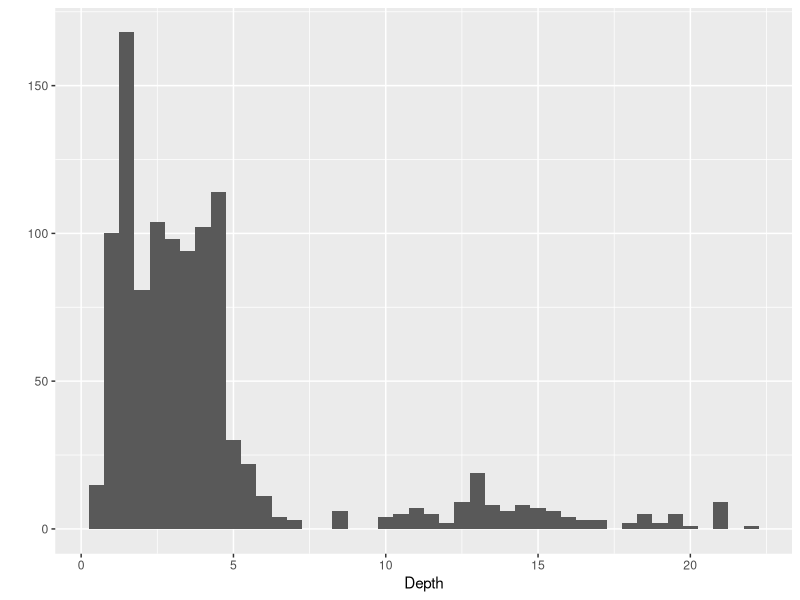
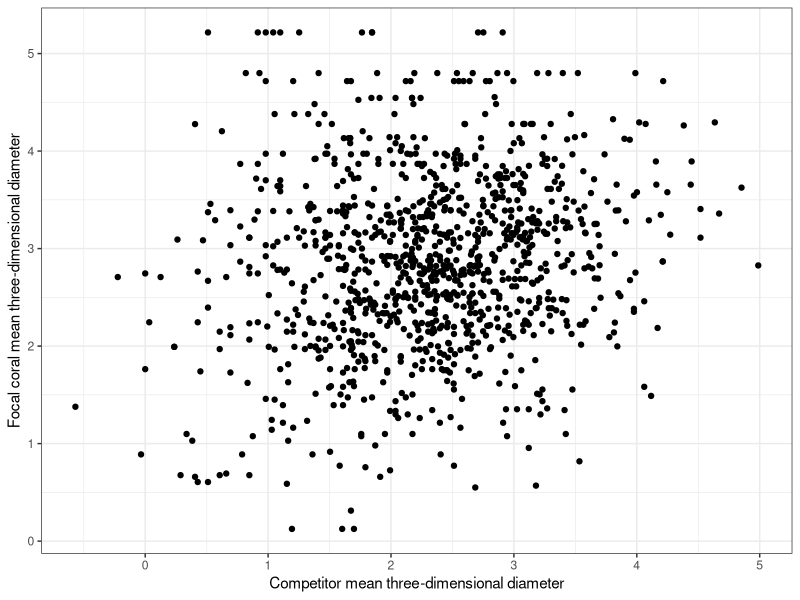
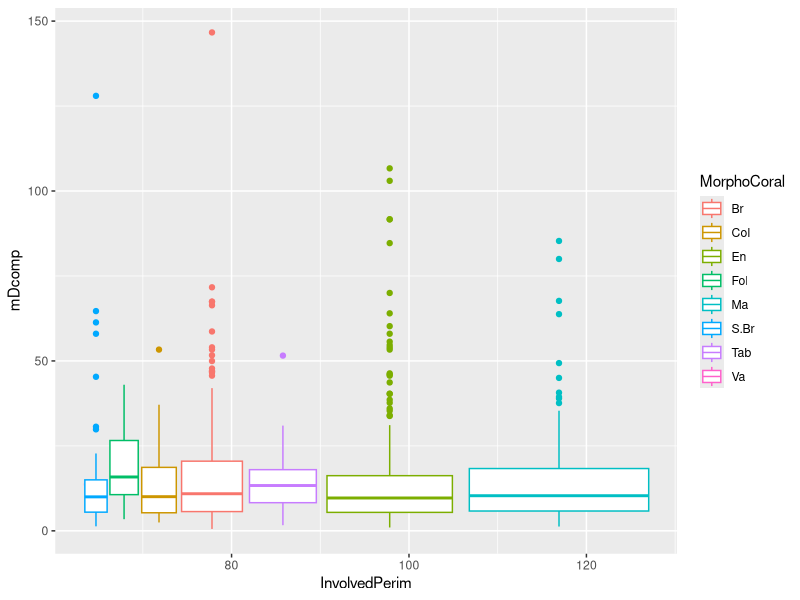
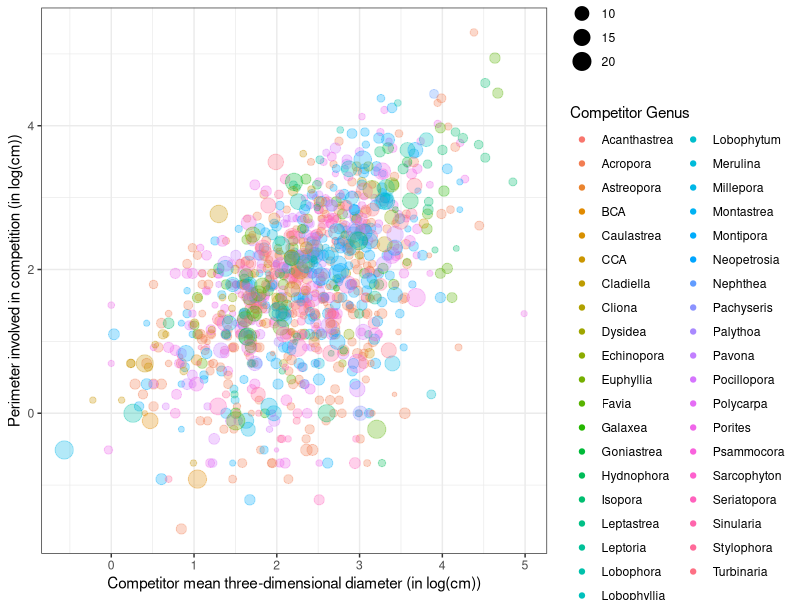

Reproduce these figures in R, in order.
# Part 1

# 1. A regular save rewrite the current version of the file. 
#To commit something with Git is similar to saving but it allows for version control tracking.
#Each commit acts as a record the can be gone back too or used to restore work
#Branching allows for two separate commit history to exist in parallel.
#This branched versions can then be merge into the same commit file. 

# 2. Commits through Git allow for version control which can be shared with other users.
#It is also an easy way to track changes.

# 3. .gitignore contains files that Git has been told by the user to ignore. 
#This includes any the user does not committed into the GitHub repository.
#This means it will not show up in the official version.

# 4. You would 'push' our official version of containing your Git files to GitHub 
#and 'pull' changes from GitHub to synchronize with your version.

# 5. Git a version control program allowing for commits 
#is a local repository where GitHub is an online repository where
#files can be pushed and pulled from. This allows for multiple people to work on
#the same git repository


# 6. @JoelSagman

#Part 2 
#Kayal, Mohsen; Adjeroud, Mehdi (2022), Data from: 
# the war of corals: patterns, drivers, and implications 
#of changing coral competitive performances across reef environments, 
#Dryad, Dataset, https://doi.org/10.5061/dryad.98sf7m0kn

#Note - I could not figure out how to change the latitude and longitude into a format that would import into R
# I remove them from the data set



CorData<-read.csv("Data_TheWarOfCorals.csv") # import data set from project
str(CorData) # examine structure of variables
library(ggplot2)

# 1.
qplot(x=Depth, data=CorData, binwidth=0.5) # quick frequency plot of depth in meters to examine the variable

# 2.
(BivPlot1<-ggplot(CorData, aes(x=log(mDcomp), y=log(mDcoral))) +
    geom_point() +
    labs(y="Focal coral mean three-dimensional diameter", 
         x="Competitor mean three-dimensional diameter") + 
    theme_bw())

# 3. 
qplot(data=CorData, x=InvolvedPerim, y=mDcomp, colour=MorphoCoral, geom="boxplot")

# 4. 
(BivPlot2<-ggplot(CorData, aes(x=log(mDcomp), y=log(InvolvedPerim))) +
  geom_point(aes(col=GenusComp, size=Depth, alpha=I(0.3))) +
  labs(y="Perimeter involved in competition (in log(cm))", 
       x="Competitor mean three-dimensional diameter (in log(cm))",
       colour="Competitor Genus",
       caption =) + 
  theme_bw())
  
# 5.

